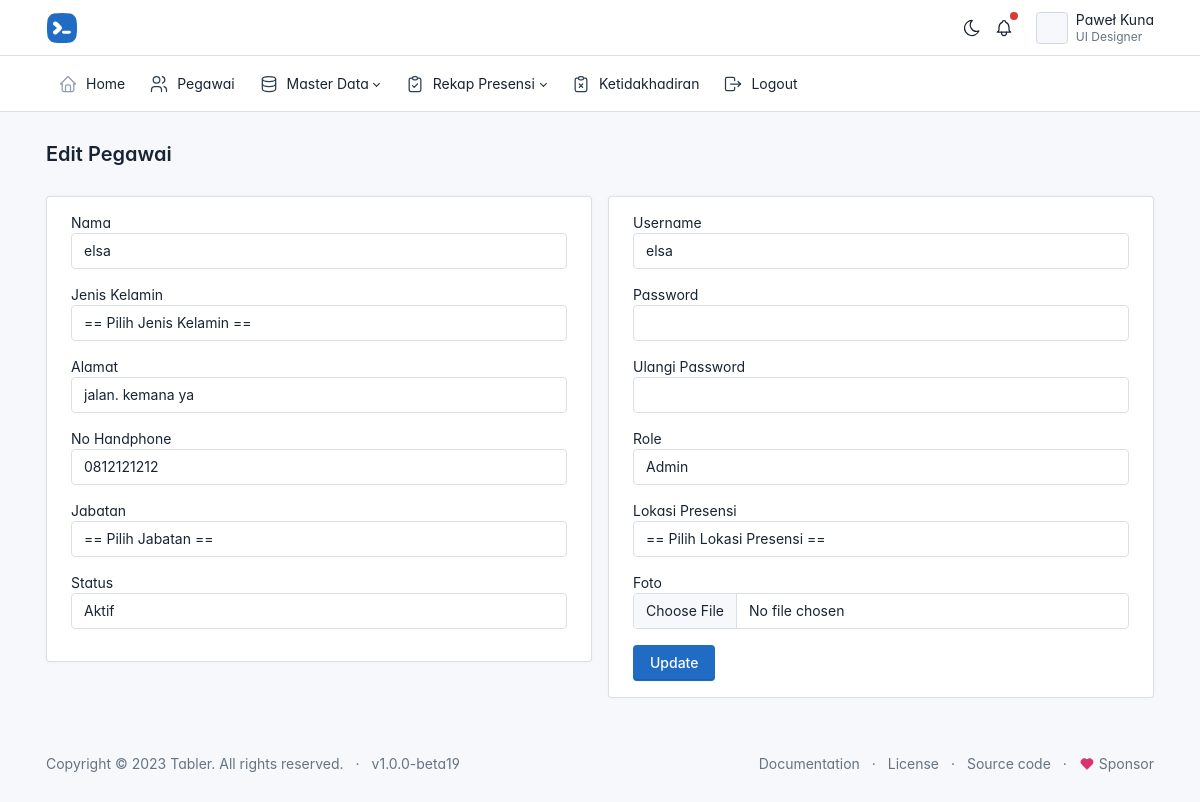
Screenshot of /admin/data_pegawai/edit.php?id=1 (signed in) with the database file from the repository.
### tables this page shows
CREATE TABLE `users` (
  `id` int(11) NOT NULL,
  `id_pegawai` int(11) NOT NULL,
  `username` varchar(255) NOT NULL,
  `password` varchar(255) NOT NULL,
  `status` varchar(20) NOT NULL,
  `role` varchar(20) NOT NULL
);

CREATE TABLE `pegawai` (
  `id` int(11) NOT NULL,
  `nip` varchar(50) NOT NULL,
  `nama` varchar(255) NOT NULL,
  `jenis_kelamin` varchar(50) NOT NULL,
  `alamat` varchar(225) NOT NULL,
  `no_handphone` varchar(20) NOT NULL,
  `jabatan` varchar(50) NOT NULL,
  `lokasi_presensi` varchar(225) NOT NULL,
  `foto` varchar(225) NOT NULL
);

### config.php (called while the page is built, shortened)
<?php
function base_url($url = null)
{
    $base_url = 'http://localhost/presensi';
    if ($url != null) {
        return $base_url . "/".$url;
    }
    return $base_url;
}

### admin/data_pegawai/edit.php (the view, shortened to what this page needs)
<?php
include('../../admin/layout/header.php');
require_once('../../config.php');
$id = isset($_GET['id']) ? $_GET['id'] : $_POST['id'];
$result = mysqli_query($connection, "SELECT users.id_pegawai, users.username, users.password, users.status, users.role, pegawai.* FROM users JOIN pegawai ON users.id_pegawai = pegawai.id WHERE pegawai.id = $id") or die(mysqli_error($connection));
while ($pegawai = mysqli_fetch_array($result)) {
    $nama = $pegawai['nama'];
    $alamat = $pegawai['alamat'];
    $no_handphone = $pegawai['no_handphone'];
    $username = $pegawai['username'];
    $role = $pegawai['role'];
    $status = $pegawai['status'];
}
?>
<div class="page-body">
    <div class="container-xl">
        <form action="<?= base_url('admin/data_pegawai/edit.php') ?>" method="POST" enctype="multipart/form-data">
            <div class="row">
                <div class="col-md-6">
                    <div class="card">
                        <div class="card-body">
                            <div class="mb-3">
                                <label for="">Nama</label>
                                <input type="text" class="form-control" name="nama" value="<?= $nama ?>">
                            </div>
                            <div class="mb-3">
                                <label for="">Jenis Kelamin</label>
                                <select name="jenis_kelamin" class="form-control">
                                    <option value="">== Pilih Jenis Kelamin ==</option>
                                </select>
                            </div>
                            <div class="mb-3">
                                <label for="">Alamat</label>
                                <input type="text" class="form-control" name="alamat" value="<?= $alamat ?>">
                            </div>
                            <div class="mb-3">
                                <label for="">No Handphone</label>
                                <input type="text" class="form-control" name="no_handphone" value="<?= $no_handphone ?>">
                            </div>
                            <div class="mb-3">
                                <label for="">Jabatan</label>
                                <select name="jabatan" class="form-control">
                                    <option value="">== Pilih Jabatan ==</option>
                                </select>
                            </div>
                            <div class="mb-3">
                                <label for="">Status</label>
                                <select name="status" class="form-control">
                                    <option <?php if ($status == 'Aktif') {
                                                echo 'selected';
                                            } ?> value="Aktif">Aktif</option>
                                </select>
                            </div>
                        </div>
                    </div>
                </div>
                <div class="col-md-6">
                    <div class="card">
                        <div class="card-body">
                            <div class="mb-3">
                                <label for="">Username</label>
                                <input type="text" class="form-control" name="username" value="<?= $username ?>">
                            </div>
                            <div class="mb-3">
                                <label for="">Password</label>
                                <input type="password" class="form-control" name="password">
                            </div>
                            <div class="mb-3">
                                <label for="">Ulangi Password</label>
                                <input type="password" class="form-control" name="ulangi_password">
                            </div>
                            <div class="mb-3">
                                <label for="">Role</label>
                                <select name="role" class="form-control">
                                    <option <?php if ($role == 'admin') {
                                                echo 'selected';
                                            } ?> value="admin">Admin</option>
                                </select>
                            </div>
                            <div class="mb-3">
                                <label for="">Lokasi Presensi</label>
                                <select name="lokasi_presensi" class="form-control">
                                    <option value="">== Pilih Lokasi Presensi ==</option>
                                </select>
                            </div>
                            <div class="mb-3">
                                <label for="">Foto</label>
                                <input type="file" class="form-control" name="foto_baru">
                            </div>
                            <button type="submit" class="btn btn-primary" name="edit">Update</button>
                        </div>
                    </div>
                </div>
            </div>
        </form>
    </div>
</div>
<?php include('../layout/footer.php'); ?>

### admin/layout/header.php (style rules this page uses)
:root { --tblr-font-sans-serif: 'Inter Var', -apple-system, BlinkMacSystemFont, San Francisco, Segoe UI, Roboto, Helvetica Neue, sans-serif; }
body { font-feature-settings: "cv03", "cv04", "cv11"; }

### rows the page displays
users: nama "elsa", alamat "jalan. kemana ya", no_handphone "0812121212", status "Aktif", username "elsa", role "Admin"

### other values shown
$judul_halaman "Edit Pegawai"
